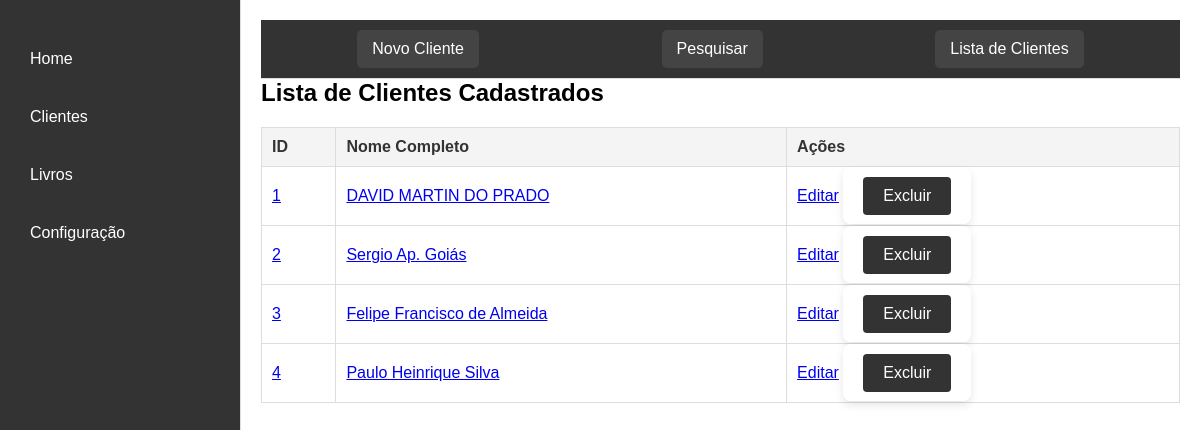
Before: /clientes with the older database file.
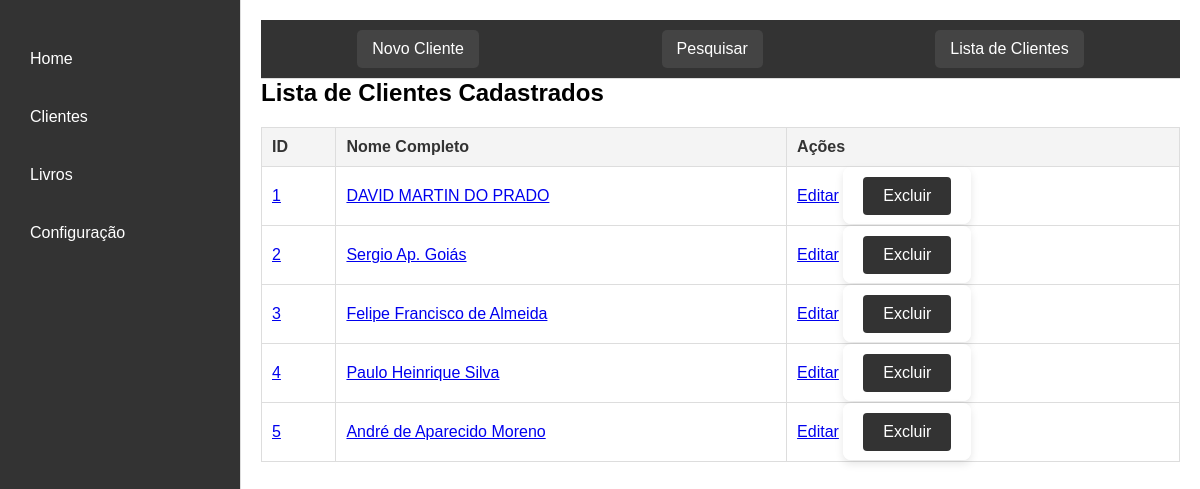
After: the same page with the newer database file.
### models.py (models this page shows)
class Cliente(db.Model):
    id = db.Column(db.Integer, primary_key=True)
    nome_completo = db.Column(db.String(100), nullable=False)
    data_nascimento = db.Column(db.String(10), nullable=False)
    identidade = db.Column(db.String(50), nullable=False)
    telefone = db.Column(db.String(20), nullable=False)  # Coluna telefone
    rua = db.Column(db.String(100), nullable=False)  # Coluna rua
    bairro = db.Column(db.String(100), nullable=False)  # Coluna bairro
    cidade = db.Column(db.String(50), nullable=False)
    profissao = db.Column(db.String(50), nullable=False)
    escolaridade = db.Column(db.String(50), nullable=False)
    data_cadastro = db.Column(db.DateTime, default=datetime.utcnow)

### app.py (the view)
@app.route('/clientes', methods=['GET', 'POST'])
def clientes():
    if request.method == 'POST':
        nome_completo = request.form['nome_completo']
        data_nascimento = request.form['data_nascimento']
        identidade = request.form['identidade']
        telefone = request.form['telefone']
        rua = request.form['rua']
        bairro = request.form['bairro']
        cidade = request.form['cidade']
        profissao = request.form['profissao']
        escolaridade = request.form['escolaridade']
        novo_cliente = Cliente(
            nome_completo=nome_completo,
            data_nascimento=data_nascimento,
            identidade=identidade,
            telefone=telefone,
            rua=rua,
            bairro=bairro,
            cidade=cidade,
            profissao=profissao,
            escolaridade=escolaridade
        )
        try:
            db.session.add(novo_cliente)
            db.session.commit()
            flash('Cliente cadastrado com sucesso!')
            return redirect(url_for('clientes'))
        except Exception as e:
            db.session.rollback()
            flash(f'Erro ao cadastrar cliente: {str(e)}')
            return redirect(url_for('clientes'))
    else:
        nome = request.args.get('nome', '')
        if nome:
            clientes = Cliente.query.filter(Cliente.nome_completo.ilike(f'%{nome}%')).all()
        else:
            clientes = Cliente.query.all()
    return render_template('clientes.html', clientes=clientes, filter_name=nome)

### templates/clientes.html (shortened to what this page needs)
{% extends "index.html" %}
{% block content %}
    <div class="top-menu">
        <button onclick="window.location.href='{{ url_for('novo_cliente') }}'">Novo Cliente</button>
        <button id="showPesquisarButton" onclick="togglePesquisar()">Pesquisar</button>
        <button onclick="window.location.href='{{ url_for('clientes') }}'">Lista de Clientes</button>
    </div>
    <link rel="stylesheet" href="{{ url_for('static', filename='clientes.css') }}">
    <h2>Lista de Clientes Cadastrados</h2>
    <table>
        <thead>
            <tr>
                <th>ID</th>
                <th>Nome Completo</th>
                <th>Ações</th>
            </tr>
        </thead>
        <tbody>
            {% for cliente in clientes %}
            <tr>
                <td><a href="{{ url_for('visualizar_cliente', id=cliente.id) }}" target="_blank">{{ cliente.id }}</a></td>
                <td><a href="{{ url_for('visualizar_cliente', id=cliente.id) }}" target="_blank">{{ cliente.nome_completo }}</a></td>
                <td>
                    <a href="{{ url_for('editar_cliente', id=cliente.id) }}">Editar</a>
                    <form action="{{ url_for('deletar_cliente', id=cliente.id) }}" method="POST" style="display:inline;">
                        <button type="submit" onclick="return confirmarExclusao()">Excluir</button>
                    </form>
                </td>
            </tr>
            {% endfor %}
        </tbody>
    </table>
{% endblock %}

### templates/index.html (shortened to what this page needs)
<!DOCTYPE html>
<html lang="pt-BR">
<head>
    <link rel="stylesheet" href="{{ url_for('static', filename='index.css') }}">
</head>
<body>
    <div class="container">
        <aside class="sidebar">
            <ul>
                <li><a href="/">Home</a></li>
                <li><a href="/clientes">Clientes</a></li>
                <li><a href="/livros">Livros</a></li>
                <li><a href="/configuracao">Configuração</a></li>
            </ul>
        </aside>
        <main class="content">
            {% block content %}{% endblock %}
        </main>
    </div>
</body>
</html>

### static/index.css (style rules this page uses)
* { margin: 0; padding: 0; box-sizing: border-box; }
body { font-family: Arial, sans-serif; background-color: #f9f9f9; display: flex; height: 100vh; }
.container { display: flex; width: 100%; height: 100%; }
.sidebar { width: 240px; background-color: #333; color: #fff; padding: 20px; position: fixed; height: 100%; overflow: auto; }
.sidebar ul { list-style: none; padding: 0; }
.sidebar ul li { margin: 20px 0; }
.sidebar ul li a { color: #fff; text-decoration: none; font-size: 16px; display: block; padding: 10px; border-radius: 5px; }
.content { margin-left: 240px; padding: 20px; flex: 1; background-color: #fff; border-left: 1px solid #ddd; overflow-y: auto; }
form { margin: 20px 0; display: flex; flex-direction: column; width: 100%; max-width: 600px; background-color: #fff; padding: 20px; border-radius: 8px; box-shadow: 0 4px 8px rgba(0, 0, 0, 0.1); }
form button { padding: 10px; background-color: #333; color: #fff; border: none; border-radius: 4px; font-size: 16px; cursor: pointer; }
table { width: 100%; border-collapse: collapse; margin-top: 20px; }
table th, table td { border: 1px solid #ddd; padding: 10px; text-align: left; }
table th { background-color: #f4f4f4; color: #333; }

### static/clientes.css (style rules this page uses)
.top-menu { display: flex; color: #fff; justify-content: space-around; padding: 10px; padding: 10px; background-color: #333; border-bottom: 1px solid #ddd; align-items: center; }
.top-menu button { background-color: #444; color: white; border: none; padding: 10px 15px; cursor: pointer; border-radius: 5px; font-size: 16px; }
* { margin: 0; padding: 0; box-sizing: border-box; }
body { font-family: Arial, sans-serif; background-color: #; display: flex; height: 100vh; }
.container { display: flex; width: 100%; height: 100%; }
.sidebar { width: 240px; background-color: #333; color: #fff; padding: 20px; position: fixed; height: 100%; overflow: auto; }
.sidebar ul { list-style: none; padding: 0; }
.sidebar ul li { margin: 20px 0; }
.sidebar ul li a { color: #fff; text-decoration: none; font-size: 16px; display: block; padding: 10px; border-radius: 5px; }
.content { margin-left: 240px; padding: 20px; flex: 1; background-color: #fff; border-left: 1px solid #ddd; overflow-y: auto; }
form { margin: 20px 0; display: flex; flex-direction: column; width: 100%; max-width: 600px; background-color: #fff; padding: 20px; border-radius: 8px; box-shadow: 0 4px 8px rgba(0, 0, 0, 0.1); }
form button { padding: 10px; background-color: #333; color: #fff; border: none; border-radius: 4px; font-size: 16px; cursor: pointer; }
#showPesquisarButton { margin-left: 10px; }
table { width: 100%; border-collapse: collapse; margin-top: 20px; }
table th, table td { border: 1px solid #ddd; padding: 10px; text-align: left; }
table th { background-color: #f4f4f4; color: #333; }
form button { padding: 10px 20px; background-color: #333; color: white; border: none; border-radius: 4px; cursor: pointer; }

Changed rows visible on the page:
added Cliente: id "5", nome_completo "André de Aparecido Moreno"
